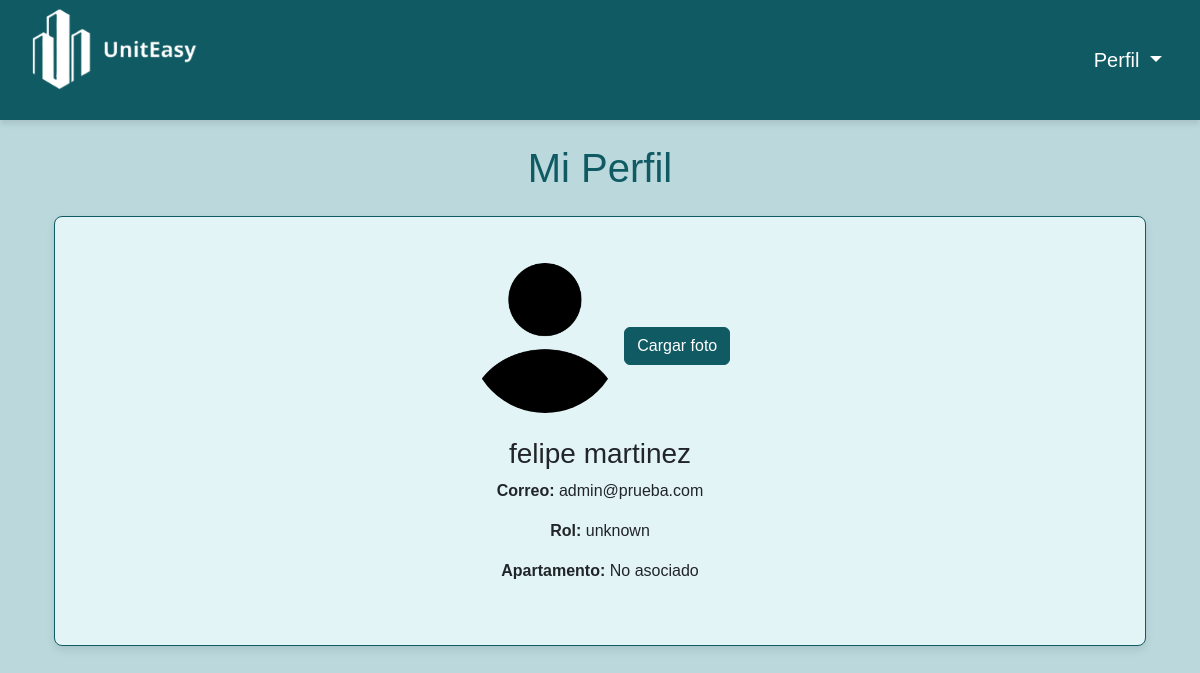
The app's page /perfil/ (signed in), older data.
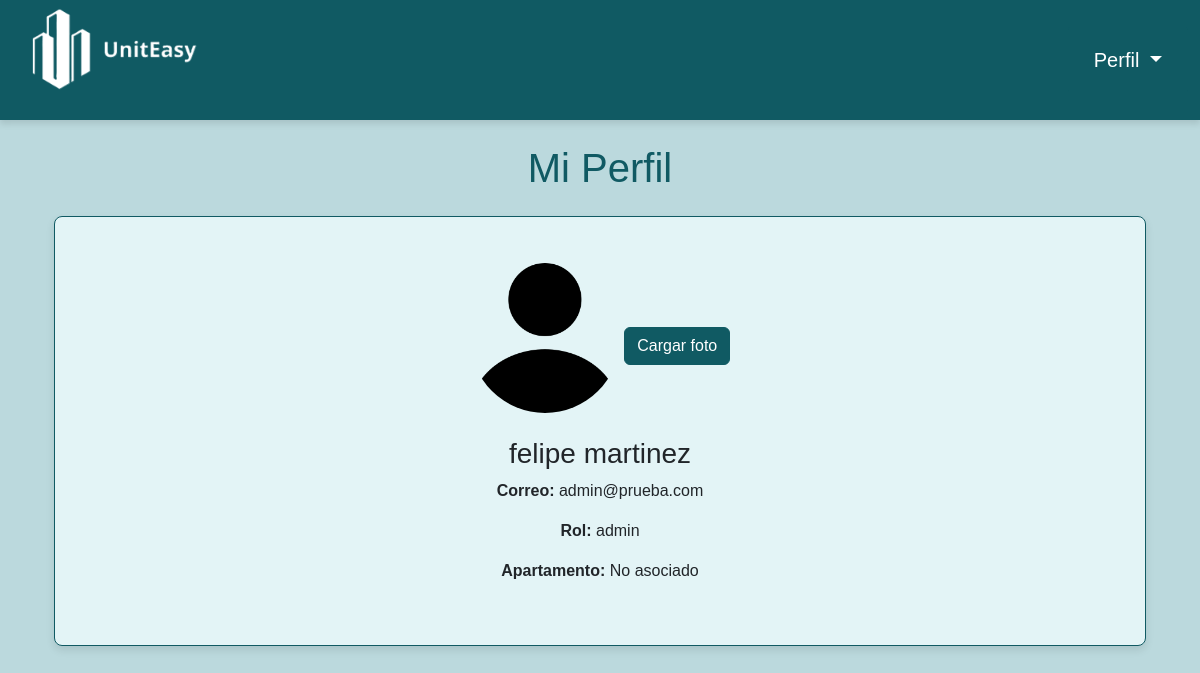
The same page, newer data.
### usuarios/models.py (models this page shows, shortened)
class Usuario(AbstractBaseUser, PermissionsMixin):
    nombre = models.CharField(max_length=50)
    apellido = models.CharField(max_length=50)
    email = models.EmailField(unique=True)
    password = models.CharField(max_length=255)
    id_rol = models.ForeignKey(Roles, on_delete=models.CASCADE)
    id_apartamento = models.ForeignKey(Apartamento, null=True, blank=True, on_delete=models.SET_NULL)
    foto_perfil = models.ImageField(upload_to='fotos_perfil/', null=True, blank=True)
    is_active = models.BooleanField(default=True)
    is_staff = models.BooleanField(default=False)
    objects = UsuarioManager()
    USERNAME_FIELD = 'email'
    REQUIRED_FIELDS = ['nombre', 'apellido']

class Roles(models.Model):
    nombre = models.CharField(max_length=255)

### usuarios/views.py (the view)
# urls.py: path('perfil/', views.perfil_usuario, name='perfil_usuario'),
def perfil_usuario(request):
    usuario = request.user
    if request.method == 'POST':
        form = FotoPerfilForm(request.POST, request.FILES, instance=usuario)
        if form.is_valid():
            form.save()
            messages.success(request, "Foto de perfil actualizada correctamente.")
            return redirect('perfil_usuario')
    else:
        form = FotoPerfilForm(instance=usuario)
    return render(request, 'usuarios/perfil_usuario.html', {
        'usuario': usuario,
        'form': form
    })

### usuarios/context_processors.py (called while the page is built)
def rol_usuario(request):
    if request.user.is_authenticated:
        return {'rol_usuario': request.user.id_rol.nombre}  # Suponiendo que el campo 'id_rol.nombre' te da el nombre del rol
    return {'rol_usuario': None}

### usuarios/templates/usuarios/perfil_usuario.html (shortened to what this page needs)
{% extends 'base.html' %}
{% load static %}
{% block content %}
<div class="container mt-4">
    <h1 class="text-center" >Mi Perfil</h1>
    <div class="card mt-4">
        <div class="card-body text-center">
            {% if usuario.foto_perfil %}
                <img src="{{ usuario.foto_perfil.url }}" alt="Foto de perfil" class="img-fluid rounded-circle" style="width: 150px; height: 150px;">
            {% else %}
                <img src="{% static 'img/default_profile.png' %}" alt="Sin foto de perfil" class="img-fluid rounded-circle" style="width: 150px; height: 150px;">
            {% endif %}
            <button id="uploadBtn" class="btn btn-primary mt-3">Cargar foto</button>
            <h3 class="mt-4">{{ usuario.nombre }} {{ usuario.apellido }}</h3>
            <p><strong>Correo:</strong> {{ usuario.email }}</p>
            <p><strong>Rol:</strong> {{ usuario.id_rol.nombre }}</p>
            {% if usuario.id_apartamento %}
                <p><strong>Apartamento:</strong> {{ usuario.id_apartamento }}</p>
            {% else %}
                <p><strong>Apartamento:</strong> No asociado</p>
            {% endif %}
        </div>
    </div>
</div>
{% endblock %}

Row changes from the older to the newer data that the page shows:
changed Usuario "felipe": id_rol.nombre "unknown" → "admin"
